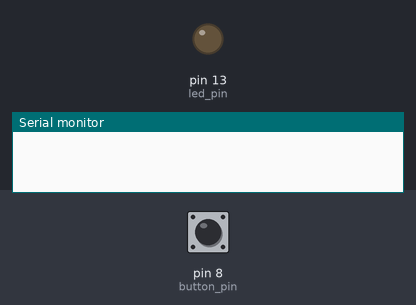
Bench run of a sketch on a simulated Arduino Uno, built with avr-gcc and run on an emulated ATmega328P. On the bench: output pins drawn as LEDs (lit = HIGH), the last lines printed to the serial monitor. The inputs (shaded band) are chosen by the test bench; at power-on: pin 8 (button_pin) LOW.

Above: at 1.2 s.
1.3 s: pin 8 (button_pin) pulled HIGH for 0.15 s
At 1.37 s:
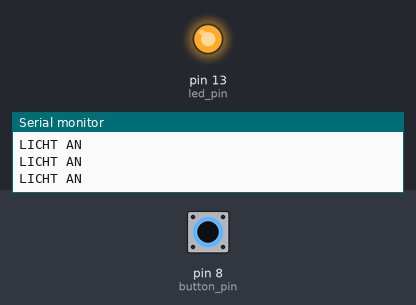
2.9 s: pin 8 (button_pin) pulled HIGH for 3.2 s
At 7.2 s:
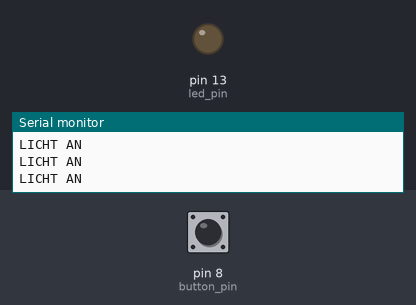
7.6 s: pin 8 (button_pin) driven HIGH
At 8.4 s:
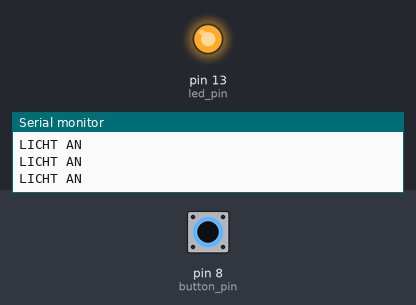
10.6 s: pin 8 (button_pin) driven LOW
At 11.9 s:
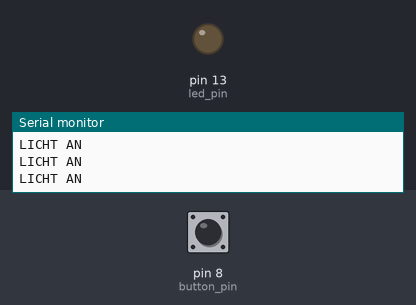
Timing chart, 0 to 13.1 s (numbered marks = the images above; inputs shaded):
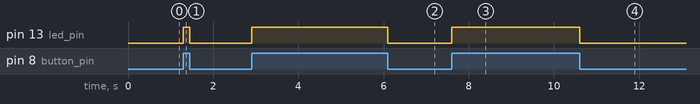

The sketch:

Blink_Taster.ino
```cpp
#define led_pin 13
#define button_pin 8

void setup() {
  Serial.begin(9600); // Öffnet die serielle Schnittstelle und stellt die Datenrate auf 9600 Bit/s ein
  pinMode(led_pin,OUTPUT); // Definiert Pin 13 als Outout
  pinMode(button_pin,INPUT); // Definiert Pin 8 als Input
}

void loop() {

  int button_value = digitalRead(button_pin); // Ließt den Wert von Pin 8 und speichern ihn in die Variable "button_value"

  if(button_value == 1){ // Sollte der Wert in der Variable "button_value" gleich "1" ist dann ...
    Serial.println("LICHT AN"); // Schreibe "LICHT AN"
    digitalWrite(led_pin,HIGH); // Setz den Pin 13 auf "High"
  } else { // Sollte der Wert in der Varibale "button_value" nicht gleich "1" sein dann ...
    digitalWrite(led_pin,LOW); // Setz den Pin 13 auf "Low"
  }

  delay(10); // Warte 10 millisekunden
}
```

Measured:
- after the input at 1.3 s, pin 13 (led_pin): LOW → HIGH at once, → LOW 0.15 s later
- after the input at 2.9 s, pin 13 (led_pin): LOW → HIGH at once, → LOW 3.2 s later
- after the input at 7.6 s, pin 13 (led_pin): LOW → HIGH at once
- after the input at 10.6 s, pin 13 (led_pin): HIGH → LOW at once
